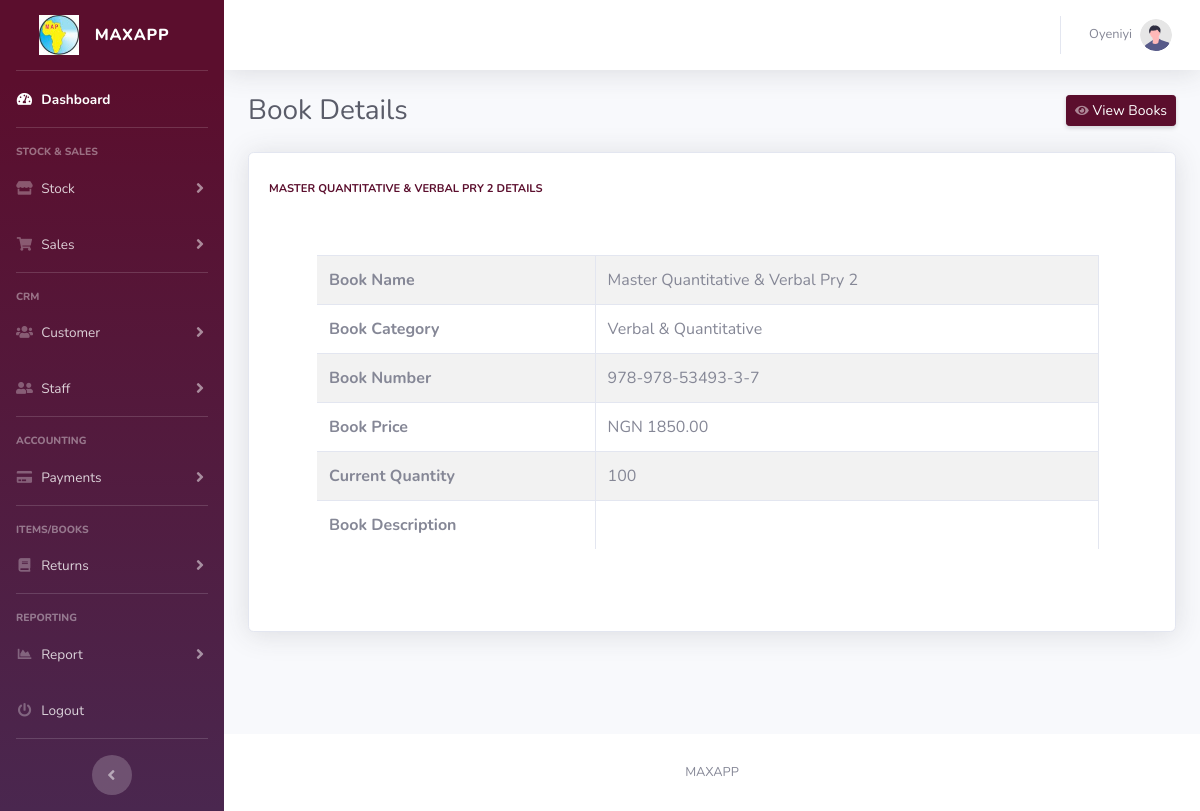
The page /bookdetail?stockno=978-978-53493-3-7&stockid=4 (signed in) on the database its author committed.
### tables this page shows
CREATE TABLE `stocks_table` (
  `stock_id` bigint(20) NOT NULL,
  `category_name` varchar(500) NOT NULL,
  `stock_no` varchar(20) NOT NULL,
  `stock_name` varchar(500) NOT NULL,
  `stock_description` varchar(2000) NOT NULL,
  `stock_retail_price` decimal(16,2) NOT NULL,
  `stock_sale_price` decimal(16,2) NOT NULL,
  `stock_quantity` bigint(20) NOT NULL,
  `stock_author` varchar(1000) NOT NULL,
  `add_date` datetime NOT NULL DEFAULT current_timestamp()
);

### classes/DataConnect.class.php (called while the page is built, shortened)
<?php
    class DataConnect{
        protected function connect(){
            $this->servername = "localhost";
            $this->username = "root";
            $this->password = "";
            $this->dbname = "maxventory";
            $datasourcename = 'mysql:host='.$this->servername.';dbname='.$this->dbname;
            $konet = new PDO($datasourcename, $this->username, $this->password);
            $konet->setAttribute(PDO::ATTR_DEFAULT_FETCH_MODE, PDO::FETCH_ASSOC);
            $konet->setAttribute(PDO::ATTR_ERRMODE, PDO::ERRMODE_EXCEPTION);
            return $konet;
        }
    }

### classes/BookModel.class.php (called while the page is built, shortened)
<?php
    class BookModel extends DataConnect{
        protected function getSingleBook($bookid, $stockno){
            try{
                $getOneBook = "SELECT * FROM stocks_table WHERE stock_id=? AND stock_no =? ";
                $bookStmt = $this->connect()->prepare($getOneBook);
                $bookStmt->execute([$bookid, $stockno]);
                $results = $bookStmt->fetchAll();
                if($results){
                    return $results;
                }else{
                    print_r($bookStmt->errorInfo());
                }
            }
            catch (PDOException $ex)
            {
                $ex->getMessage();
            }
        }
    }

### classes/BookController.class.php (called while the page is built, shortened)
<?php
    class BookController extends BookModel{
        public function bookDetails($bookid, $stockno){
             $singleBook = $this->getSingleBook($bookid, $stockno);
         }
    }

### bookdetail.php (the view, shortened to what this page needs)
<!DOCTYPE html>
<html lang="en">
<head>
    <?php $pageTitle = "Book Details"; ?>
    <?php include('partial/header.part.php') ?>
    <link href="vendor/datatables/dataTables.bootstrap4.min.css" rel="stylesheet">
</head>
<body id="page-top">
    <div id="wrapper">
        <?php include('partial/navbar.part.php') ?>
        <div id="content-wrapper" class="d-flex flex-column">
            <div id="content">
                <nav class="navbar navbar-expand navbar-light bg-white topbar mb-4 static-top shadow">
                    <?php include('partial/topbar.part.php') ?>
                </nav>
                <div class="container-fluid">
                    <div class="d-sm-flex align-items-center justify-content-between mb-4">
                        <h1 class="h3 mb-0 text-gray-800"><?=$pageTitle ?></h1>
                        <a href="viewitem" class="d-none d-sm-inline-block btn btn-sm btn-primary shadow-sm"><i
                                class="fas fa-eye fa-sm text-white-50"></i> View Books</a>
                    </div>
                    <div class="row">
                        <?php $gatBook = new BookController(); $gatBook->bookDetails($_GET['stockid'], $_GET['stockno']); ?>
                        <?php foreach ($singleBook as $sbook) { ?>
                        <div class="col-xl-12 col-md-12 mb-4">
                            <div class="card shadow h-100 py-2">
                                <div class="card-body">
                                    <div class="row no-gutters align-items-center">
                                        <div class="col mr-2">
                                            <div class="text-xs font-weight-bold text-primary text-uppercase mb-1">
                                                <?=$sbook['stock_name'] ?> Details</div>
                                                <div class="p-5">
                                                    <div class="table-responsive">
                                                        <table class="table table-bordered table-striped" id="dataTable" width="100%" cellspacing="0">
                                                            <tbody>
                                                                <tr>
                                                                    <th>Book Name</th><td><?=$sbook['stock_name'] ?></td>
                                                                </tr>
                                                                <tr>
                                                                    <th>Book Category</th><td><?=$sbook['category_name'] ?></td>
                                                                </tr>
                                                                <tr>
                                                                    <th>Book Number</th><td><?=$sbook['stock_no'] ?></td>
                                                                </tr>
                                                                <tr>
                                                                    <th>Book Price</th><td>NGN <?=$sbook['stock_sale_price'] ?></td>
                                                                </tr>
                                                                <tr>
                                                                    <th>Current Quantity</th><td><?=$sbook['stock_quantity'] ?></td>
                                                                </tr>
                                                                <tr>
                                                                    <th>Book Description</th><td><?=$sbook['stock_description'] ?></td>
                                                                </tr>
                                                            </tbody>
                                                        </table>
                                                    </div>
                                                </div>
                                        </div>
                                    </div>
                                </div>
                            </div>
                        </div>
                        <?php } ?>
                    </div>
                </div>
            </div>
            <footer class="sticky-footer bg-white">
                <div class="container my-auto">
                    <div class="copyright text-center my-auto">
                        <span>MAXAPP</span>
                    </div>
                </div>
            </footer>
        </div>
    </div>
</body>
</html>

### rows shown on the page
stocks_table: stock_name "MASTER QUANTITATIVE & VERBAL PRY 2", stock_name "Master Quantitative & Verbal Pry 2", category_name "Verbal & Quantitative", stock_no "978-978-53493-3-7", stock_sale_price "1850.00", stock_quantity "100"

### other values the page prints
$_SESSION['userfname'] "Oyeniyi"
$pageTitle "Book Details"
